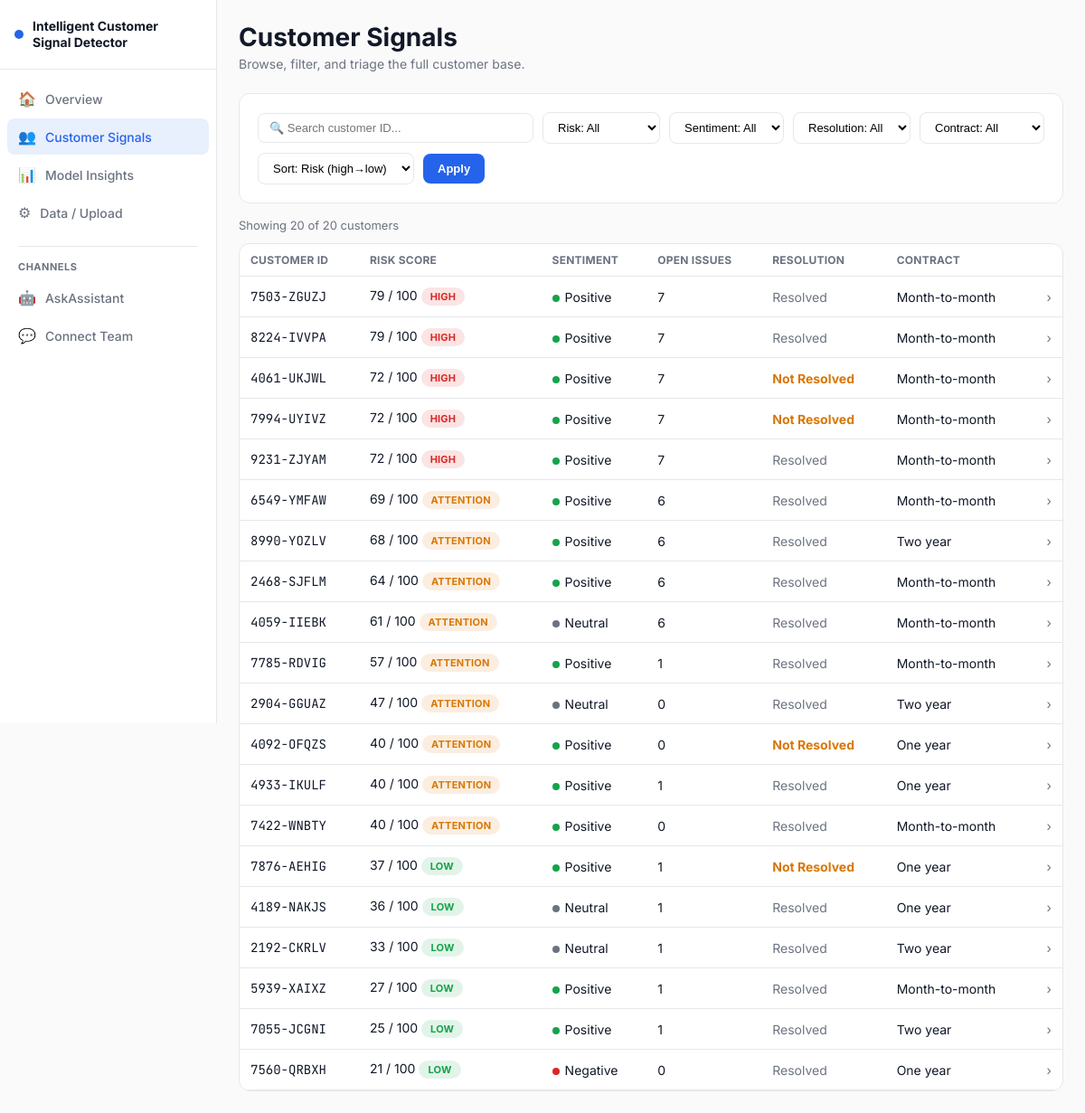
The app's page /customers/ with its own data.
### customer_signal/models.py (models this page shows, shortened)
class Customer(models.Model):
    customer_id = models.CharField(max_length=20, unique=True, db_index=True)
    gender = models.CharField(max_length=10, blank=True)
    senior_citizen = models.IntegerField(default=0)
    age = models.IntegerField(null=True, blank=True)
    married = models.CharField(max_length=5, blank=True)
    dependents = models.CharField(max_length=5, blank=True)
    partner = models.CharField(max_length=5, blank=True)
    tenure_months = models.IntegerField(null=True, blank=True)
    contract_type = models.CharField(max_length=30, blank=True)
    payment_method = models.CharField(max_length=40, blank=True)
    paperless_billing = models.CharField(max_length=5, blank=True)
    monthly_charges = models.FloatField(null=True, blank=True)
    total_charges = models.FloatField(null=True, blank=True)
    phone_service = models.CharField(max_length=5, blank=True)
    internet_service = models.CharField(max_length=20, blank=True)
    service_count = models.IntegerField(null=True, blank=True)
    unlimited_data = models.CharField(max_length=5, blank=True)
    streaming_tv = models.CharField(max_length=5, blank=True)
    streaming_movies = models.CharField(max_length=5, blank=True)
    streaming_music = models.CharField(max_length=5, blank=True)
    satisfaction_level = models.CharField(max_length=10, blank=True)  # Low/Medium/High
    open_issue_count = models.IntegerField(default=0)
    close_issue_count = models.IntegerField(default=0)
    support_interaction_count = models.IntegerField(default=0)
    resolution_status_open_closed = models.CharField(max_length=15, blank=True)
    customer_status = models.CharField(max_length=15, blank=True)  # Stayed/Churned
    churn = models.CharField(max_length=5, blank=True)
    churn_score_target = models.FloatField(null=True, blank=True)
    cltv = models.FloatField(null=True, blank=True)
    predicted_churn_score = models.FloatField(null=True, blank=True)
    risk_band = models.CharField(max_length=12, blank=True)  # High / Attention / Low
    raw_json = models.JSONField(default=dict, blank=True)
    uploaded_at = models.DateTimeField(auto_now_add=True)
    processed_at = models.DateTimeField(null=True, blank=True)
    class Meta:
        ordering = ["-predicted_churn_score"]

class Transcript(models.Model):
    customer = models.OneToOneField(
        Customer, on_delete=models.CASCADE, related_name="transcript", null=True, blank=True
    )
    pending_customer_id = models.CharField(max_length=20, blank=True, db_index=True)
    topic = models.CharField(max_length=255, blank=True)
    raw_text = models.TextField()
    turns_json = models.JSONField(default=list, blank=True)
    feedback_text = models.TextField(blank=True)
    stated_sentiment = models.CharField(max_length=10, blank=True)
    uploaded_at = models.DateTimeField(auto_now_add=True)

### customer_signal/views.py (the view)
# urls.py: path("customers/", views.customer_signals, name="customer_signals"),
def customer_signals(request):
    qs = Customer.objects.filter(predicted_churn_score__isnull=False)
    search = request.GET.get("search", "").strip()
    risk = request.GET.get("risk", "All")
    sentiment = request.GET.get("sentiment", "All")
    resolution = request.GET.get("resolution", "All")
    contract = request.GET.get("contract", "All")
    sort = request.GET.get("sort", "risk_desc")
    active_filters = 0
    if search:
        qs = qs.filter(customer_id__icontains=search)
        active_filters += 1
    if risk != "All":
        qs = qs.filter(risk_band=risk)
        active_filters += 1
    if sentiment != "All":
        qs = qs.filter(transcript__stated_sentiment=sentiment)
        active_filters += 1
    if resolution != "All":
        qs = qs.filter(resolution_status_open_closed=resolution)
        active_filters += 1
    if contract != "All":
        qs = qs.filter(contract_type=contract)
        active_filters += 1
    sort_map = {
        "risk_desc": "-predicted_churn_score",
        "risk_asc": "predicted_churn_score",
        "tenure": "-tenure_months",
        "monthly_charges": "-monthly_charges",
    }
    qs = qs.order_by(sort_map.get(sort, "-predicted_churn_score"))
    total_count = Customer.objects.filter(predicted_churn_score__isnull=False).count()
    filtered_count = qs.count()
    paginator = Paginator(qs, 25)
    page_number = request.GET.get("page", 1)
    page_obj = paginator.get_page(page_number)
    context = {
        "page_obj": page_obj,
        "search": search,
        "risk": risk,
        "sentiment": sentiment,
        "resolution": resolution,
        "contract": contract,
        "sort": sort,
        "active_filters": active_filters,
        "total_count": total_count,
        "filtered_count": filtered_count,
    }
    return render(request, "customer_signal/customer_signals.html", context)

### templates/customer_signal/customer_signals.html (shortened to what this page needs)
{% extends "customer_signal/base.html" %}
{% block content %}
<div class="page-header">
  <div>
    <h1 class="page-title">Customer Signals</h1>
    <p class="page-subtitle">Browse, filter, and triage the full customer base.</p>
  </div>
</div>
<form method="get" class="filter-bar card">
  <input type="text" name="search" placeholder="🔍 Search customer ID..." value="{{ search }}" class="filter-search">
  <select name="risk" class="filter-select">
    <option value="All" {% if risk == "All" %}selected{% endif %}>Risk: All</option>
  </select>
  <select name="sentiment" class="filter-select">
    <option value="All" {% if sentiment == "All" %}selected{% endif %}>Sentiment: All</option>
  </select>
  <select name="resolution" class="filter-select">
    <option value="All" {% if resolution == "All" %}selected{% endif %}>Resolution: All</option>
  </select>
  <select name="contract" class="filter-select">
    <option value="All" {% if contract == "All" %}selected{% endif %}>Contract: All</option>
  </select>
  <select name="sort" class="filter-select">
    <option value="risk_desc" {% if sort == "risk_desc" %}selected{% endif %}>Sort: Risk (high→low)</option>
  </select>
  <button type="submit" class="btn btn-primary">Apply</button>
</form>
<p class="result-count">Showing {{ filtered_count }} of {{ total_count }} customers</p>
<div class="card table-wrap">
  <table class="data-table">
    <thead>
      <tr>
        <th>Customer ID</th><th>Risk Score</th><th>Sentiment</th>
        <th>Open Issues</th><th>Resolution</th><th>Contract</th><th></th>
      </tr>
    </thead>
    <tbody>
      {% for customer in page_obj %}
      <tr class="clickable-row" onclick="location.href='{% url 'customer_detail' customer.customer_id %}'">
        <td class="mono">{{ customer.customer_id }}</td>
        <td>
          {{ customer.predicted_churn_score|floatformat:0 }} / 100
          <span class="pill pill-{{ customer.risk_band|lower }}">{{ customer.risk_band|upper }}</span>
        </td>
        <td>
          {% with s=customer.transcript.stated_sentiment|default:"—" %}
          <span class="sentiment-dot dot-{{ s|lower }}"></span>{{ s }}
          {% endwith %}
        </td>
        <td>{{ customer.open_issue_count }}</td>
        <td>
          {% if customer.resolution_status_open_closed == "NotResolved" %}
            <span class="text-amber font-bold">Not Resolved</span>
          {% else %}
            <span class="text-secondary">{{ customer.resolution_status_open_closed|default:"—" }}</span>
          {% endif %}
        </td>
        <td>{{ customer.contract_type|default:"—" }}</td>
        <td class="chevron">›</td>
      </tr>
      {% empty %}
      <tr><td colspan="7" class="text-secondary" style="text-align:center; padding: 32px;">No customers match these filters.</td></tr>
      {% endfor %}
    </tbody>
  </table>
</div>
{% endblock %}

### static/css/dashboard.css (style rules this page uses)
:root { --bg: #FAFAFA; --surface: #FFFFFF; --border: #E5E7EB; --text-primary: #111827; --text-secondary: #6B7280; --high: #DC2626; --attention: #D97706; --low: #16A34A; --primary: #2563EB; --high-bg: rgba(220, 38, 38, 0.12); --attention-bg: rgba(217, 119, 6, 0.12); --low-bg: rgba(22, 163, 74, 0.12); }
* { box-sizing: border-box; }
body { margin: 0; font-family: 'Inter', -apple-system, sans-serif; background: var(--bg); color: var(--text-primary); font-size: 14px; }
.mono { font-family: 'JetBrains Mono', monospace; }
.page-header { display: flex; justify-content: space-between; align-items: flex-start; margin-bottom: 24px; flex-wrap: wrap; gap: 12px; }
.page-title { font-size: 28px; font-weight: 700; margin: 0; }
.page-subtitle { color: var(--text-secondary); margin: 4px 0 0; }
.card { background: var(--surface); border: 1px solid var(--border); border-radius: 12px; padding: 20px; }
.data-table { width: 100%; border-collapse: collapse; }
.data-table th { text-align: left; font-size: 12px; text-transform: uppercase; letter-spacing: 0.02em; color: var(--text-secondary); padding: 10px 12px; border-bottom: 1px solid var(--border); }
.data-table td { padding: 12px; border-bottom: 1px solid var(--border); }
.clickable-row { cursor: pointer; transition: background 150ms ease; }
.chevron { color: var(--text-secondary); text-align: right; }
.table-wrap { overflow-x: auto; padding: 0; }
.table-wrap .data-table { min-width: 700px; }
.pill { display: inline-block; padding: 3px 10px; border-radius: 999px; font-size: 11px; font-weight: 700; text-transform: uppercase; letter-spacing: 0.02em; }
.pill-high { background: var(--high-bg); color: var(--high); }
.pill-attention { background: var(--attention-bg); color: var(--attention); }
.pill-low { background: var(--low-bg); color: var(--low); }
.sentiment-dot { display: inline-block; width: 8px; height: 8px; border-radius: 50%; margin-right: 6px; vertical-align: middle; }
.dot-positive { background: var(--low); }
.dot-neutral { background: var(--text-secondary); }
.dot-negative { background: var(--high); }
.text-amber { color: var(--attention); }
.text-secondary { color: var(--text-secondary); }
.font-bold { font-weight: 700; }
.btn { border: none; border-radius: 8px; padding: 9px 16px; font-weight: 600; font-size: 13px; cursor: pointer; transition: transform 100ms ease, box-shadow 150ms ease, background 150ms ease; }
.btn-primary { background: var(--primary); color: white; }
.filter-bar { display: flex; flex-wrap: wrap; gap: 10px; align-items: center; margin-bottom: 16px; position: sticky; top: 0; z-index: 5; }
.filter-search { flex: 1; min-width: 200px; padding: 8px 12px; border: 1px solid var(--border); border-radius: 8px; font-size: 13px; }
.filter-select { padding: 8px 12px; border: 1px solid var(--border); border-radius: 8px; font-size: 13px; background: white; cursor: pointer; }
.result-count { color: var(--text-secondary); font-size: 13px; margin: 0 0 12px; }

### records on screen
Customer: customer_id "7503-ZGUZJ", predicted_churn_score "79", risk_band "HIGH", transcript "Positive", open_issue_count "7", resolution_status_open_closed "Resolved", contract_type "Month-to-month"
Customer: customer_id "8224-IVVPA", predicted_churn_score "79", risk_band "HIGH", transcript "Positive", open_issue_count "7", resolution_status_open_closed "Resolved", contract_type "Month-to-month"
Customer: customer_id "4061-UKJWL", predicted_churn_score "72", risk_band "HIGH", transcript "Positive", open_issue_count "7", resolution_status_open_closed "Not Resolved", contract_type "Month-to-month"
Customer: customer_id "7994-UYIVZ", predicted_churn_score "72", risk_band "HIGH", transcript "Positive", open_issue_count "7", resolution_status_open_closed "Not Resolved", contract_type "Month-to-month"
Customer: customer_id "9231-ZJYAM", predicted_churn_score "72", risk_band "HIGH", transcript "Positive", open_issue_count "7", resolution_status_open_closed "Resolved", contract_type "Month-to-month"
Customer: customer_id "6549-YMFAW", predicted_churn_score "69", risk_band "ATTENTION", transcript "Positive", open_issue_count "6", resolution_status_open_closed "Resolved", contract_type "Month-to-month"
Customer: customer_id "8990-YOZLV", predicted_churn_score "68", risk_band "ATTENTION", transcript "Positive", open_issue_count "6", resolution_status_open_closed "Resolved", contract_type "Two year"
Customer: customer_id "2468-SJFLM", predicted_churn_score "64", risk_band "ATTENTION", transcript "Positive", open_issue_count "6", resolution_status_open_closed "Resolved", contract_type "Month-to-month"
Customer: customer_id "4059-IIEBK", predicted_churn_score "61", risk_band "ATTENTION", transcript "Neutral", open_issue_count "6", resolution_status_open_closed "Resolved", contract_type "Month-to-month"
Customer: customer_id "7785-RDVIG", predicted_churn_score "57", risk_band "ATTENTION", transcript "Positive", open_issue_count "1", resolution_status_open_closed "Resolved", contract_type "Month-to-month"
Customer: customer_id "2904-GGUAZ", predicted_churn_score "47", risk_band "ATTENTION", transcript "Neutral", open_issue_count "0", resolution_status_open_closed "Resolved", contract_type "Two year"
Customer: customer_id "4092-OFQZS", predicted_churn_score "40", risk_band "ATTENTION", transcript "Positive", open_issue_count "0", resolution_status_open_closed "Not Resolved", contract_type "One year"
Customer: customer_id "4933-IKULF", predicted_churn_score "40", risk_band "ATTENTION", transcript "Positive", open_issue_count "1", resolution_status_open_closed "Resolved", contract_type "One year"
Customer: customer_id "7422-WNBTY", predicted_churn_score "40", risk_band "ATTENTION", transcript "Positive", open_issue_count "0", resolution_status_open_closed "Resolved", contract_type "Month-to-month"
Customer: customer_id "7876-AEHIG", predicted_churn_score "37", risk_band "LOW", transcript "Positive", open_issue_count "1", resolution_status_open_closed "Not Resolved", contract_type "One year"
Customer: customer_id "4189-NAKJS", predicted_churn_score "36", risk_band "LOW", transcript "Neutral", open_issue_count "1", resolution_status_open_closed "Resolved", contract_type "One year"
Customer: customer_id "2192-CKRLV", predicted_churn_score "33", risk_band "LOW", transcript "Neutral", open_issue_count "1", resolution_status_open_closed "Resolved", contract_type "Two year"
Customer: customer_id "5939-XAIXZ", predicted_churn_score "27", risk_band "LOW", transcript "Positive", open_issue_count "1", resolution_status_open_closed "Resolved", contract_type "Month-to-month"
Customer: customer_id "7055-JCGNI", predicted_churn_score "25", risk_band "LOW", transcript "Positive", open_issue_count "1", resolution_status_open_closed "Resolved", contract_type "Two year"
Customer: customer_id "7560-QRBXH", predicted_churn_score "21", risk_band "LOW", transcript "Negative", open_issue_count "0", resolution_status_open_closed "Resolved", contract_type "One year"

### other values on screen
{{ filtered_count }} "20"
{{ total_count }} "20"
